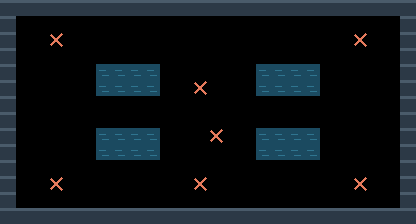

This is a level from a 2D game, rendered from its Tiled map with the project's own tilesets. A one-line summary and the complete map file follow:
An orthogonal 26x14 tile map with 16x16 px tiles, 2 tile layers (terreno, marcadores).

<map version="1.10" tiledversion="1.11.0" orientation="orthogonal" renderorder="right-down" width="26" height="14" tilewidth="16" tileheight="16" infinite="0" nextlayerid="3" nextobjectid="1">
 <properties>
  <property name="tipo" value="arc_combate" />
  <property name="nombre" value="tinta" />
 </properties>
 <tileset firstgid="1" source="muelle.tsx" />
 <layer id="1" name="terreno" width="26" height="14">
  <data encoding="csv">
1,1,1,1,1,1,1,1,1,1,1,1,1,1,1,1,1,1,1,1,1,1,1,1,1,1,
1,0,0,0,0,0,0,0,0,0,0,0,0,0,0,0,0,0,0,0,0,0,0,0,0,1,
1,0,0,0,0,0,0,0,0,0,0,0,0,0,0,0,0,0,0,0,0,0,0,0,0,1,
1,0,0,0,0,0,0,0,0,0,0,0,0,0,0,0,0,0,0,0,0,0,0,0,0,1,
1,0,0,0,0,0,2,2,2,2,0,0,0,0,0,0,2,2,2,2,0,0,0,0,0,1,
1,0,0,0,0,0,2,2,2,2,0,0,0,0,0,0,2,2,2,2,0,0,0,0,0,1,
1,0,0,0,0,0,0,0,0,0,0,0,0,0,0,0,0,0,0,0,0,0,0,0,0,1,
1,0,0,0,0,0,0,0,0,0,0,0,0,0,0,0,0,0,0,0,0,0,0,0,0,1,
1,0,0,0,0,0,2,2,2,2,0,0,0,0,0,0,2,2,2,2,0,0,0,0,0,1,
1,0,0,0,0,0,2,2,2,2,0,0,0,0,0,0,2,2,2,2,0,0,0,0,0,1,
1,0,0,0,0,0,0,0,0,0,0,0,0,0,0,0,0,0,0,0,0,0,0,0,0,1,
1,0,0,0,0,0,0,0,0,0,0,0,0,0,0,0,0,0,0,0,0,0,0,0,0,1,
1,0,0,0,0,0,0,0,0,0,0,0,0,0,0,0,0,0,0,0,0,0,0,0,0,1,
1,1,1,1,1,1,1,1,1,1,1,1,1,1,1,1,1,1,1,1,1,1,1,1,1,1
</data>
 </layer>
 <layer id="2" name="marcadores" width="26" height="14">
  <data encoding="csv">
0,0,0,0,0,0,0,0,0,0,0,0,0,0,0,0,0,0,0,0,0,0,0,0,0,0,
0,0,0,0,0,0,0,0,0,0,0,0,0,0,0,0,0,0,0,0,0,0,0,0,0,0,
0,0,0,3,0,0,0,0,0,0,0,0,0,0,0,0,0,0,0,0,0,0,3,0,0,0,
0,0,0,0,0,0,0,0,0,0,0,0,0,0,0,0,0,0,0,0,0,0,0,0,0,0,
0,0,0,0,0,0,0,0,0,0,0,0,0,0,0,0,0,0,0,0,0,0,0,0,0,0,
0,0,0,0,0,0,0,0,0,0,0,0,3,0,0,0,0,0,0,0,0,0,0,0,0,0,
0,0,0,0,0,0,0,0,0,0,0,0,0,0,0,0,0,0,0,0,0,0,0,0,0,0,
0,0,0,0,0,0,0,0,0,0,0,0,0,0,0,0,0,0,0,0,0,0,0,0,0,0,
0,0,0,0,0,0,0,0,0,0,0,0,0,3,0,0,0,0,0,0,0,0,0,0,0,0,
0,0,0,0,0,0,0,0,0,0,0,0,0,0,0,0,0,0,0,0,0,0,0,0,0,0,
0,0,0,0,0,0,0,0,0,0,0,0,0,0,0,0,0,0,0,0,0,0,0,0,0,0,
0,0,0,3,0,0,0,0,0,0,0,0,3,0,0,0,0,0,0,0,0,0,3,0,0,0,
0,0,0,0,0,0,0,0,0,0,0,0,0,0,0,0,0,0,0,0,0,0,0,0,0,0,
0,0,0,0,0,0,0,0,0,0,0,0,0,0,0,0,0,0,0,0,0,0,0,0,0,0
</data>
 </layer>
</map>
